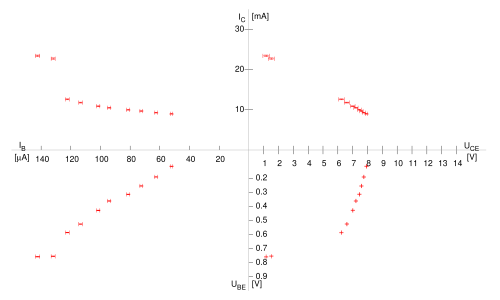

This figure's gnuplot source:
# Kennlinienfeld Eines Transistors

set termoption enhanced 
set encoding utf8

set terminal pdf enhanced
set output 'a2.pdf'

file(n) = sprintf("curve_a2.data", n)

set border 0

set xzeroaxis
set yzeroaxis
set xrange [-16:16]
set yrange [-35:35]
set x2range [160:-160]
set y2range [1:-1]

set label 'U_{CE}' at 14.5,1
set label '[V]' at 14.7, -2
set label 'I_B' at -15.5, 1
set label '[{/Symbol m}A]' at -15.8, -2

set label 'I_C' at -0.7, 33
set label '[mA]' at 0.2, 33
set label 'U_{BE}' at -1.2, -33.5
set label '[V]' at 0.2, -33.5

set xtics axis
set x2tics axis
set ytics axis
set y2tics axis

set xtics 1, 1, 14
set x2tics 20, 20, 140
set ytics 10, 10
set y2tics 0.2, 0.1, 0.9


u(x) = 0.0015*x + 0.002
i_c(x) = 0.008*x + 0.03
i_b(x) = 0.008*x + 0.3

f(x) = a*x 
#fit f(x) file(20) using ($1/10):2:(i_b($1)):(i_c($2)) via a
fit f(x) file(20) using ($1/10):2 via a
a = a/10
f(x) = x>=0 ? a*x : 1/0

g(x) = b*x
fit g(x) file(20) using ($1/10):3 via b
b = b/10
g(x) = x>=0 ? b*x : 1/0

plot  file(0) using 4:2:(u($1)):(i_c($2)) with xyerrorbars title '' lt 1 pt 0 ,\
      file(23) using 1:2:(i_b($1)):(i_c($2)) with xyerrorbars axes x2y1 title '' lt 1 pt 0,\
      file(20) using 1:3:(i_b($1)):(u($3)) with xyerrorbars axes x2y2 title '' lt 1 pt 0,\
      file(10) using 4:3:(u($4)):(u($3)) with xyerrorbars axes x1y2 title '' lt 1 pt 0,\
